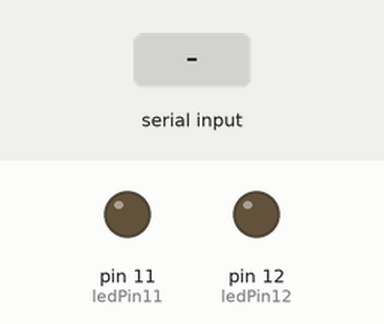
The sketch below on a simulated Arduino Uno, built with avr-gcc and run on an emulated ATmega328P. On the bench: output pins drawn as LEDs (lit = HIGH). Dashed ring = blinking. Inputs (shaded band) come from the test bench.

Above: at 1.2 s.
1.3 s: "f" received over Serial
At 2.12 s:
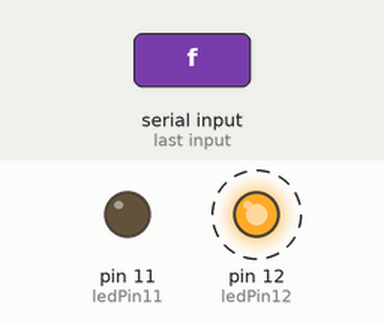
4.3 s: "m" received over Serial
At 7.22 s:
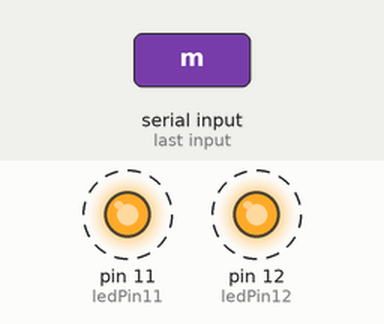
7.3 s: "r" received over Serial
At 7.52 s:
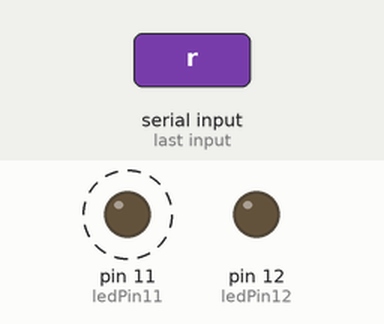
10.3 s: "t" received over Serial
At 11.9 s:
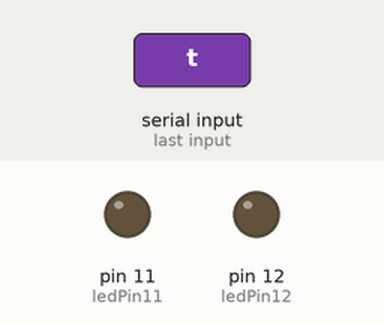
Timing chart, 0 to 12.8 s (numbered marks = the images above; inputs shaded):
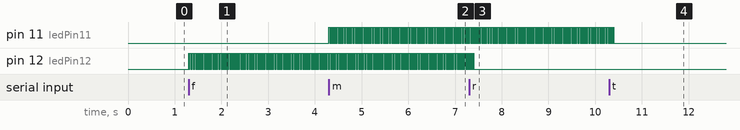

The sketch:

LED_PWM.ino
```cpp
const int ledPin12 = 12;
const int ledPin11 = 11;

unsigned long prevMillis12 = 0;
unsigned long prevMillis11 = 0;

bool flashing12 = false;
bool flashing11 = false;

bool ramping12 = false;
bool ramping11 = false;

unsigned long rampStart12 = 0;
unsigned long rampStart11 = 0;

void setup() {
  pinMode(ledPin12, OUTPUT);
  pinMode(ledPin11, OUTPUT);
  Serial.begin(9600);
}

void loop() {
  char ch;

  if (Serial.available() > 0) {
    ch = Serial.read();
    switch (ch) {
      case 'f':
        flashing12 = true;
        ramping12 = false;
        break;
      case 'm':
        flashing11 = true;
        ramping11 = false;
        break;
      case 'r':
        flashing12 = false;
        ramping12 = true;
        rampStart12 = millis();
        break;
      case 't':
        flashing11 = false;
        ramping11 = true;
        rampStart11 = millis();
        break;
      case 's':
        flashing12 = false;
        ramping12 = false;
        digitalWrite(ledPin12, LOW);
        break;
      case 'k':
        flashing11 = false;
        ramping11 = false;
        digitalWrite(ledPin11, LOW);
        break;
    }
  }

  if (flashing12 && millis() - prevMillis12 >= 12.5) {
    digitalWrite(ledPin12, !digitalRead(ledPin12));
    prevMillis12 = millis();
  }

  if (flashing11 && millis() - prevMillis11 >= 12.5) {
    digitalWrite(ledPin11, !digitalRead(ledPin11));
    prevMillis11 = millis();
  }

  if (ramping12) {
    float t = (millis() - rampStart12) / 300.0;
    if (t >= 1.0) {
      digitalWrite(ledPin12, LOW);
      ramping12 = false;
    } else {
      unsigned long onTime = 12.5 - (12.5 * t);
      unsigned long offTime = 12.5 + (12.5 * t);
      if (digitalRead(ledPin12) == HIGH) {
        if (millis() - prevMillis12 >= onTime) {
          digitalWrite(ledPin12, LOW);
          prevMillis12 = millis();
        }
      } else if (millis() - prevMillis12 >= offTime) {
        digitalWrite(ledPin12, HIGH);
        prevMillis12 = millis();
      }
    }
  }

  if (ramping11) {
    float t = (millis() - rampStart11) / 300.0;
    if (t >= 1.0) {
      digitalWrite(ledPin11, LOW);
      ramping11 = false;
    } else {
      unsigned long onTime = 12.5 - (12.5 * t);
      unsigned long offTime = 12.5 + (12.5 * t);
      if (digitalRead(ledPin11) == HIGH) {
        if (millis() - prevMillis11 >= onTime) {
          digitalWrite(ledPin11, LOW);
          prevMillis11 = millis();
        }
      } else if (millis() - prevMillis11 >= offTime) {
        digitalWrite(ledPin11, HIGH);
        prevMillis11 = millis();
      }
    }
  }
}
```

Measured:
- after the input at 1.3 s, pin 12 (ledPin12): alternates HIGH for 0.01 s and LOW for 0.01 s, starting at once
- after the input at 4.3 s, pin 11 (ledPin11): alternates HIGH for 0.01 s and LOW for 0.01 s, starting at once
- after the input at 7.3 s, pin 12 (ledPin12): goes on until 7.4 s, then stays LOW
- after the input at 10.3 s, pin 11 (ledPin11): goes on until 10.4 s, then stays LOW
